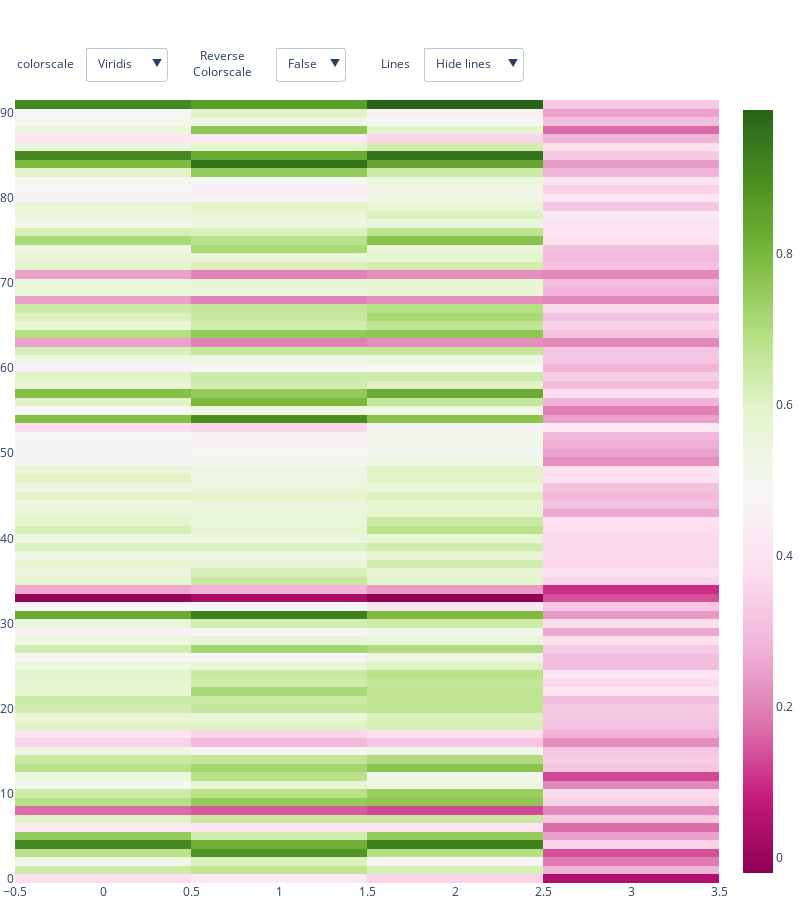

The cell this chart's notebook holds for it:
### Code cell
from plotly.subplots import make_subplots
import plotly.graph_objects as go
# load dataset

# Create figure
fig = go.Figure()

# Add surface trace
#fig.add_trace(go.Heatmap(z=df_p.values.tolist(), colorscale="Viridis"))

#create graph side by side
fig = make_subplots(rows=1, cols=1, shared_yaxes=False)

fig.add_trace(
    go.Heatmap(z=df_map.values.tolist(), colorscale="Viridis", coloraxis="coloraxis"),
    row=1, col=1
)


# Update plot sizing
fig.update_layout(
    width=800,
    height=900,
    autosize=False,
    margin=dict(t=100, b=0, l=0, r=0),
)

# Update 3D scene options
fig.update_scenes(
    aspectratio=dict(x=1, y=1, z=0.7),
    aspectmode="manual"
)

# Add dropdowns
button_layer_1_height = 1.08
steps = []
# add a slider
sliders = [dict(
    active=10,
    currentvalue={"prefix": "Frequency: "},
    pad={"t": 50},
    steps=steps
)]

fig.update_layout(
    updatemenus=[
        dict(
            buttons=list([
                dict(
                    args=["colorscale", "Viridis"],
                    label="Viridis",
                    method="restyle"
                ),
                dict(
                    args=["colorscale", "Cividis"],
                    label="Cividis",
                    method="restyle"
                ),
                dict(
                    args=["colorscale", "Blues"],
                    label="Blues",
                    method="restyle"
                ),
                dict(
                    args=["colorscale", "Greens"],
                    label="Greens",
                    method="restyle"
                ),
            ]),
            direction="down",
            pad={"r": 10, "t": 10},
            showactive=True,
            x=0.1,
            xanchor="left",
            y=button_layer_1_height,
            yanchor="top"
        ),
        dict(
            buttons=list([
                dict(
                    args=["reversescale", False],
                    label="False",
                    method="restyle"
                ),
                dict(
                    args=["reversescale", True],
                    label="True",
                    method="restyle"
                )
            ]),
            direction="down",
            pad={"r": 10, "t": 10},
            showactive=True,
            x=0.37,
            xanchor="left",
            y=button_layer_1_height,
            yanchor="top"
        ),
        dict(
            buttons=list([
                dict(
                    args=[{"contours.showlines": False, "type": "contour"}],
                    label="Hide lines",
                    method="restyle"
                ),
                dict(
                    args=[{"contours.showlines": True, "type": "contour"}],
                    label="Show lines",
                    method="restyle"
                ),
            ]),
            direction="down",
            pad={"r": 10, "t": 10},
            showactive=True,
            x=0.58,
            xanchor="left",
            y=button_layer_1_height,
            yanchor="top"
        ),
    ]
)

fig.update_layout(
    annotations=[
        dict(text="colorscale", x=0, xref="paper", y=1.06, yref="paper",
                             align="left", showarrow=False),
        dict(text="Reverse<br>Colorscale", x=0.25, xref="paper", y=1.07,
                             yref="paper", showarrow=False),
        dict(text="Lines", x=0.54, xref="paper", y=1.06, yref="paper",
                             showarrow=False)
    ], showlegend=False)

fig.update_layout(
    sliders=sliders
)

fig.show()

### Figure 1 — Plotly figure (JSON) as saved in the notebook; plotly's stock layout.template omitted (floating-point values rounded to 4 significant figures; data arrays with more than 128 entries replaced by an {"elided": "..."} marker saying what was removed)
{"data": [{"coloraxis": "coloraxis", "colorscale": [[0, "#440154"], [0.1111, "#482878"], [0.2222, "#3e4989"], [0.3333, "#31688e"], [0.4444, "#26828e"], [0.5556, "#1f9e89"], [0.6667, "#35b779"], [0.7778, "#6ece58"], [0.8889, "#b5de2b"], [1, "#fde725"]], "type": "heatmap", "xaxis": "x", "yaxis": "y", "z": {"elided": "92x4 float values"}}], "layout": {"annotations": [{"align": "left", "showarrow": false, "text": "colorscale", "x": 0, "xref": "paper", "y": 1.06, "yref": "paper"}, {"showarrow": false, "text": "Reverse<br>Colorscale", "x": 0.25, "xref": "paper", "y": 1.07, "yref": "paper"}, {"showarrow": false, "text": "Lines", "x": 0.54, "xref": "paper", "y": 1.06, "yref": "paper"}], "autosize": false, "height": 900, "margin": {"b": 0, "l": 0, "r": 0, "t": 100}, "scene": {"aspectmode": "manual", "aspectratio": {"x": 1, "y": 1, "z": 0.7}}, "showlegend": false, "sliders": [{"active": 10, "currentvalue": {"prefix": "Frequency: "}, "pad": {"t": 50}}], "updatemenus": [{"buttons": [{"args": ["colorscale", "Viridis"], "label": "Viridis", "method": "restyle"}, {"args": ["colorscale", "Cividis"], "label": "Cividis", "method": "restyle"}, {"args": ["colorscale", "Blues"], "label": "Blues", "method": "restyle"}, {"args": ["colorscale", "Greens"], "label": "Greens", "method": "restyle"}], "direction": "down", "pad": {"r": 10, "t": 10}, "showactive": true, "x": 0.1, "xanchor": "left", "y": 1.08, "yanchor": "top"}, {"buttons": [{"args": ["reversescale", false], "label": "False", "method": "restyle"}, {"args": ["reversescale", true], "label": "True", "method": "restyle"}], "direction": "down", "pad": {"r": 10, "t": 10}, "showactive": true, "x": 0.37, "xanchor": "left", "y": 1.08, "yanchor": "top"}, {"buttons": [{"args": [{"contours.showlines": false, "type": "contour"}], "label": "Hide lines", "method": "restyle"}, {"args": [{"contours.showlines": true, "type": "contour"}], "label": "Show lines", "method": "restyle"}], "direction": "down", "pad": {"r": 10, "t": 10}, "showactive": true, "x": 0.58, "xanchor": "left", "y": 1.08, "yanchor": "top"}], "width": 800, "xaxis": {"anchor": "y", "domain": [0, 1]}, "yaxis": {"anchor": "x", "domain": [0, 1]}}}
